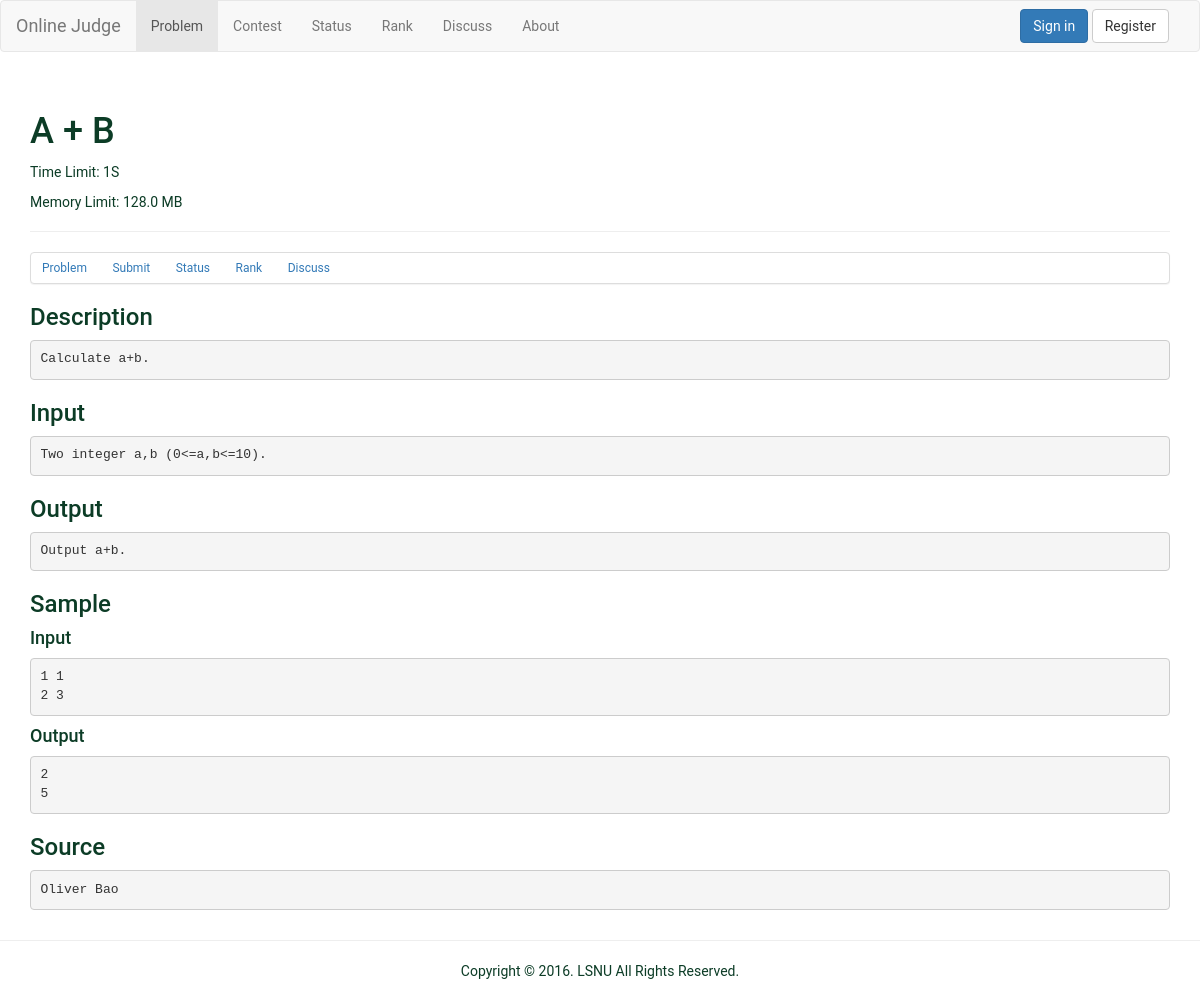
The app's page /problem/1/ with its own data.
### OJ/models.py (models this page shows, shortened)
class Problem(models.Model):
    uid = models.ForeignKey(User)
    published_time = models.DateTimeField(auto_now_add=True)
    limit_time = models.PositiveIntegerField(default=1)
    limit_memory = models.PositiveIntegerField(default=1024*1024*128)
    answer_lang = models.PositiveSmallIntegerField(choices=LANG_CHOICE,default=0)
    title = models.CharField(max_length=254)
    content = models.TextField()
    input = models.TextField()
    output = models.TextField()
    note = models.TextField(blank=True)
    source = models.TextField(blank=True)
    class Meta:
        ordering = ['published_time']

class TestCase(models.Model):
    pid = models.ForeignKey(Problem)
    uid = models.ForeignKey(User)
    time = models.DateTimeField(auto_now_add=True)
    sample = models.BooleanField(default=False)
    input = models.TextField()
    output = models.TextField()
    class Meta:
        ordering = ['time']

### OJ/views.py (the view)
# urls.py: url(r'^problem/([0-9]+)/$',views.problem_detail),
def problem_detail(req,pid):
    smp=TestCase.objects.filter(pid__exact=pid).filter(sample__exact=True)
    return ren2res("problem/problem_detail.html",req,{'problem': Problem.objects.get(id=pid),'sample': smp,})

### OJ/views.py (called while the page is built)
def ren2res(template,req,dict={}):
    if req.user.is_authenticated():
        dict.update({'user':{'id':req.user.id,'name':req.user.get_username()}})
    else:
        dict.update({'user':False})
    if req:
        return render_to_response(template,dict,context_instance=RequestContext(req))
    else:
        return render_to_response(template,dict)

### templates/problem/problem_detail.html (shortened to what this page needs)
{% extends "problem/problem_base.html" %}
{% block detail %}
<h3>Description</h3>
<pre>{{ problem.content }}</pre>
<h3>Input</h3>
<pre>{{ problem.input }}</pre>
<h3>Output</h3>
<pre>{{ problem.output }}</pre>
{% if sample %}
<h3>Sample</h3>
{% for s in sample %}
<h4>Input</h4>
<pre>{{ s.input }}</pre>
<h4>Output</h4>
<pre>{{ s.output }}</pre>
{% endfor %}
{% endif %}
{% if problem.source %}
<h3>Source</h3>
<pre>{{ problem.source }}</pre>
{% endif %}
{% endblock %}

### templates/problem/problem_base.html (shortened to what this page needs)
{% extends "base.html" %}
{% block navbar %}{% include "include/navbar-problem.html" %}{% endblock %}
{% block header %}
<h1>{{ problem.title }}</h1>
<ul class="list-inline">
    <p><li>Time Limit: {{ problem.limit_time }}S</li></p>
    <p><li>Memory Limit: {{problem.limit_memory|filesizeformat}}</li></p>
</ul>
{% endblock %}
{% block content %}
<div class="panel panel-default">
    {% include "problem/include/subnav.html" %}
</div>
{% block detail %}{% endblock %}
{% endblock %}

### templates/base.html (style rules this page uses)
body { color: #0c3c26; font-family: "Roboto",Corbel,Avenir,"Lucida Grande","Lucida Sans",sans-serif; }

### records on screen
Problem: title "A + B", limit_time "1", limit_memory|filesizeformat "128.0 MB", content "Calculate a+b.", input "Two integer a,b (0<=a,b<=10).", output "Output a+b.", source "Oliver Bao"
TestCase: input "1 1 2 3", output "2 5"
